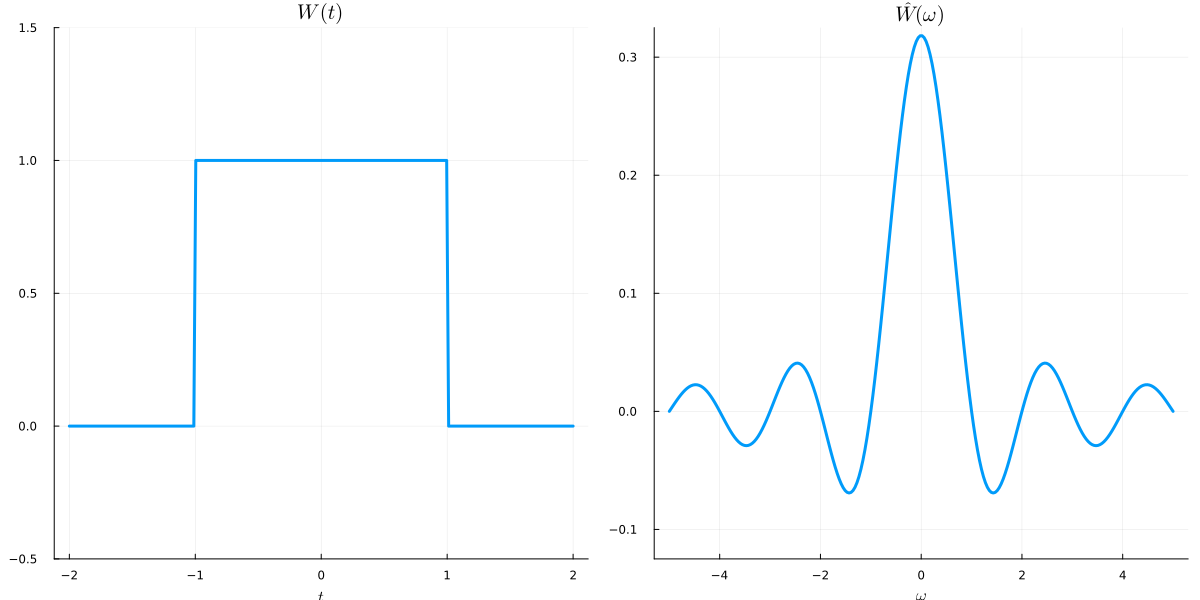

Reproduce this figure in Julia.
using LaTeXStrings
using Plots
gr()

len_t = 256
tmax = 2.0
tmin = -2.0
ts = range(tmin, tmax, length=len_t)
T = 2
Wt = fill(0.0, len_t)
for i in 1:len_t
    if abs(ts[i]) <= T / 2
        Wt[i] = 1.0
    end
end

len_o = 256
omax = 5.0
omin = -5.0
os = range(omin, omax, length=len_o)
Wo = fill(0.0, len_o)
for i in 1:len_o
    Wo[i] = T / (2 * pi) * sinc(os[i] * T / 2)
end

p1 = plot(ts, Wt, linewidth=3, xlabel=L"t", title=L"W(t)", ylims=(-0.5, 1.5), legend=false)
p2 = plot(os, Wo, linewidth=3, xlabel=L"\omega", title=L"\hat{W}(\omega)", ylims=(-0.125, 0.325), legend=false)
plt = plot(p1, p2, layout=(1, 2), size=(1200, 600))
savefig(plt, "tophat_window.png")
